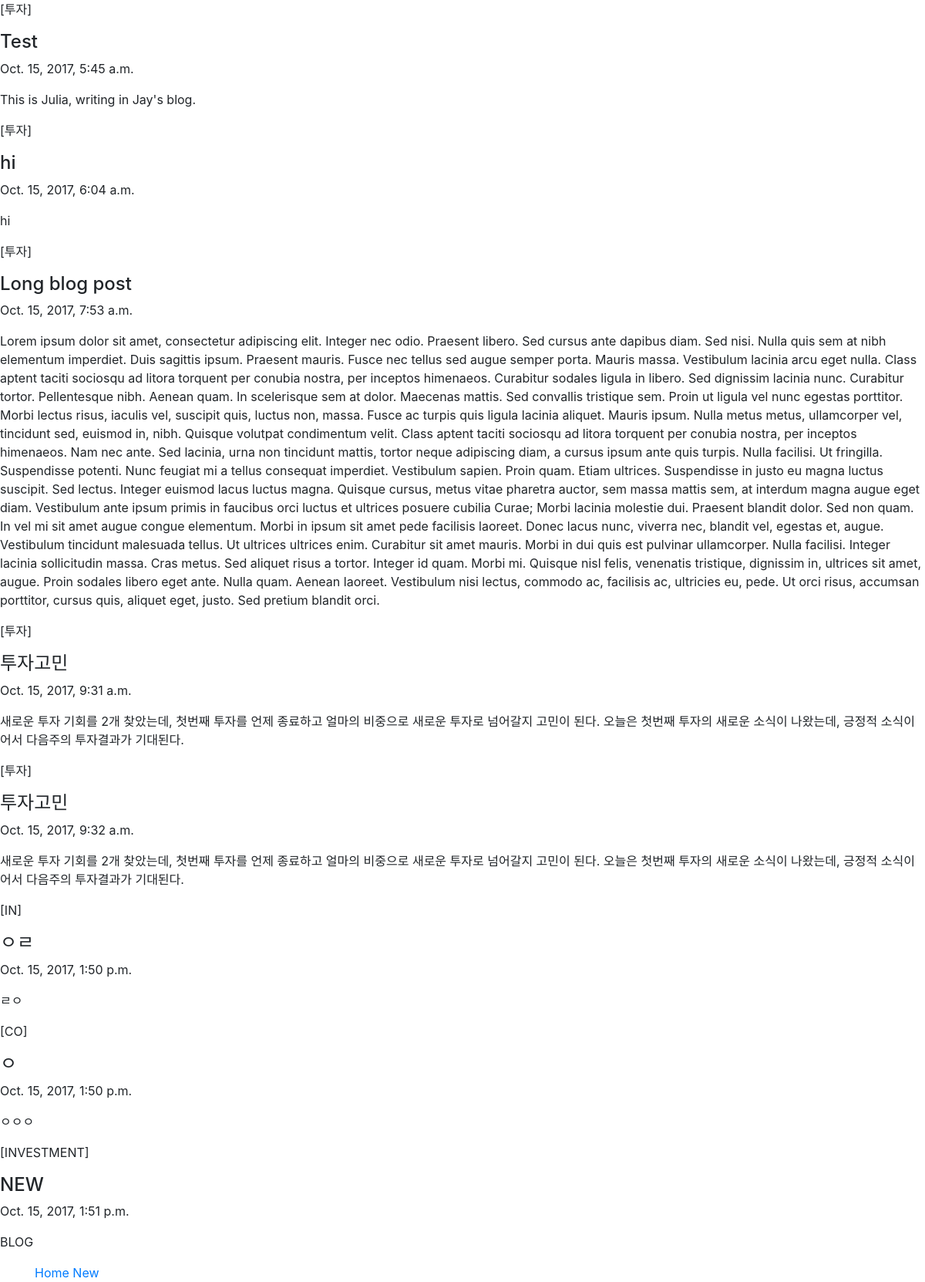
The page /blogs/ on the database as committed earlier.
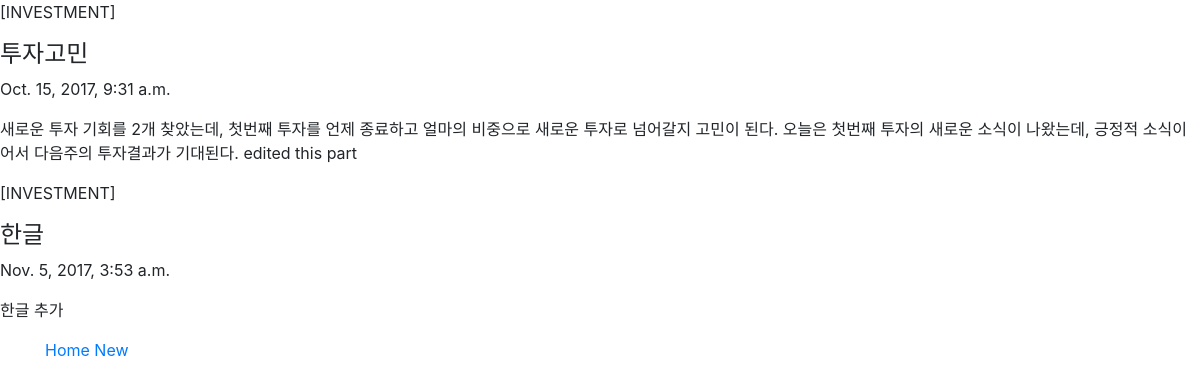
The same page on the database as committed later.
### investment/models.py (models this page shows, shortened)
class Blog(models.Model):
    INVESTMENT = 'INVESTMENT'
    COMPANY = 'COMPANY'
    HOME = 'HOME'
    OTHER = 'OTHER'
    CATEGORY_CHOICES = (
        (INVESTMENT, '투자'),
        (COMPANY, '회사'),
        (HOME, '가정'),
        (OTHER, '기타'),
    )
    post_date = models.DateTimeField(default=datetime.now())
    edit_date = models.DateTimeField(null=True, blank=True)
    category = models.CharField(max_length=200, choices = CATEGORY_CHOICES, default=INVESTMENT)
    title = models.CharField(max_length=200)
    text = models.TextField()

### investment/views.py (the view)
# urls.py: url(r'^blogs/$', views.blogs, name='blogs'),
def blogs(request):
    try:
        posts = Blog.objects.all()
    except Objective.DoesNotExist:
        raise Http404("No blog exists")
    return render(request, 'blog_list.html', {'posts': posts})

### investment/templates/blog_list.html (shortened to what this page needs)
<!DOCTYPE html>
<html lang="en">
  <head>
    <link rel="stylesheet" href="https://maxcdn.bootstrapcdn.com/bootstrap/4.0.0-beta/css/bootstrap.min.css">
  </head>
  <body>
  {% for post in posts %}
  <p>[{{ post.category }}]</p>
  <h4>{{ post.title }}</h4>
  <p>{{ post.post_date }}</p>
  <p>{{ post.text }}</p>
  {% endfor %}
    <footer class="footer">
        <div class="container">
          <span class="text-muted">
              <a href="../">Home</a>
              <a href="../blog/new">New</a>
          </span>
       </div>
    </footer>
  </body>
</html>

Rows that differ between the two databases and show on the page:
removed Blog: category "투자", title "Test", post_date "Oct. 15, 2017, 5:45 a.m.", text "This is Julia, writing in Jay's blog."
removed Blog: category "투자", title "hi", post_date "Oct. 15, 2017, 6:04 a.m.", text "hi"
removed Blog: category "투자", title "Long blog post", post_date "Oct. 15, 2017, 7:53 a.m.", text "Lorem ipsum dolor sit amet, consectetur adipiscing elit. Integer nec odio. Praesent libero. Sed cursus ante dapibus diam. Sed nisi. Nulla quis sem at nibh elementum imperdiet. Duis sagittis ipsum. Praesent mauris. Fusce nec tellus sed augue semper porta. Mauris massa. Vestibulum lacinia arcu eget nulla. Class aptent taciti sociosqu ad litora torquent per conubia nostra, per inceptos himenaeos. Curabitur sodales ligula in libero. Sed dignissim lacinia nunc. Curabitur tortor. Pellentesque nibh. Aenean quam. In scelerisque sem at dolor. Maecenas mattis. Sed convallis tristique sem. Proin ut ligula vel nunc egestas porttitor. Morbi lectus risus, iaculis vel, suscipit quis, luctus non, massa.…"
removed Blog: category "투자", title "투자고민", post_date "Oct. 15, 2017, 9:32 a.m.", text "새로운 투자 기회를 2개 찾았는데, 첫번째 투자를 언제 종료하고 얼마의 비중으로 새로운 투자로 넘어갈지 고민이 된다. 오늘은 첫번째 투자의 새로운 소식이 나왔는데, 긍정적 소식이어서 다음주의 투자결과가 기대된다."
removed Blog: category "IN", title "ㅇㄹ", post_date "Oct. 15, 2017, 1:50 p.m.", text "ㄹㅇ"
removed Blog: category "CO", title "ㅇ", post_date "Oct. 15, 2017, 1:50 p.m.", text "ㅇㅇㅇ"
removed Blog: category "INVESTMENT", title "NEW", post_date "Oct. 15, 2017, 1:51 p.m.", text "BLOG"
changed Blog "투자고민": category "투자" → "INVESTMENT"; text "새로운 투자 기회를 2개 찾았는데, 첫번째 투자를 언제 종료하고 얼마의 비중으로 새로운 투자로 넘어갈지 고민이 된다. 오늘은 첫번째 투자의 새로운 소식이 나왔는데, 긍정적 소식이어서 다음주의 투자결과가 기대된다." → "새로운 투자 기회를 2개 찾았는데, 첫번째 투자를 언제 종료하고 얼마의 비중으로 새로운 투자로 넘어갈지 고민이 된다. 오늘은 첫번째 투자의 새로운 소식이 나왔는데, 긍정적 소식이어서 다음주의 투자결과가 기대된다. edited this part"
added Blog: category "INVESTMENT", title "한글", post_date "Nov. 5, 2017, 3:53 a.m.", text "한글 추가"
